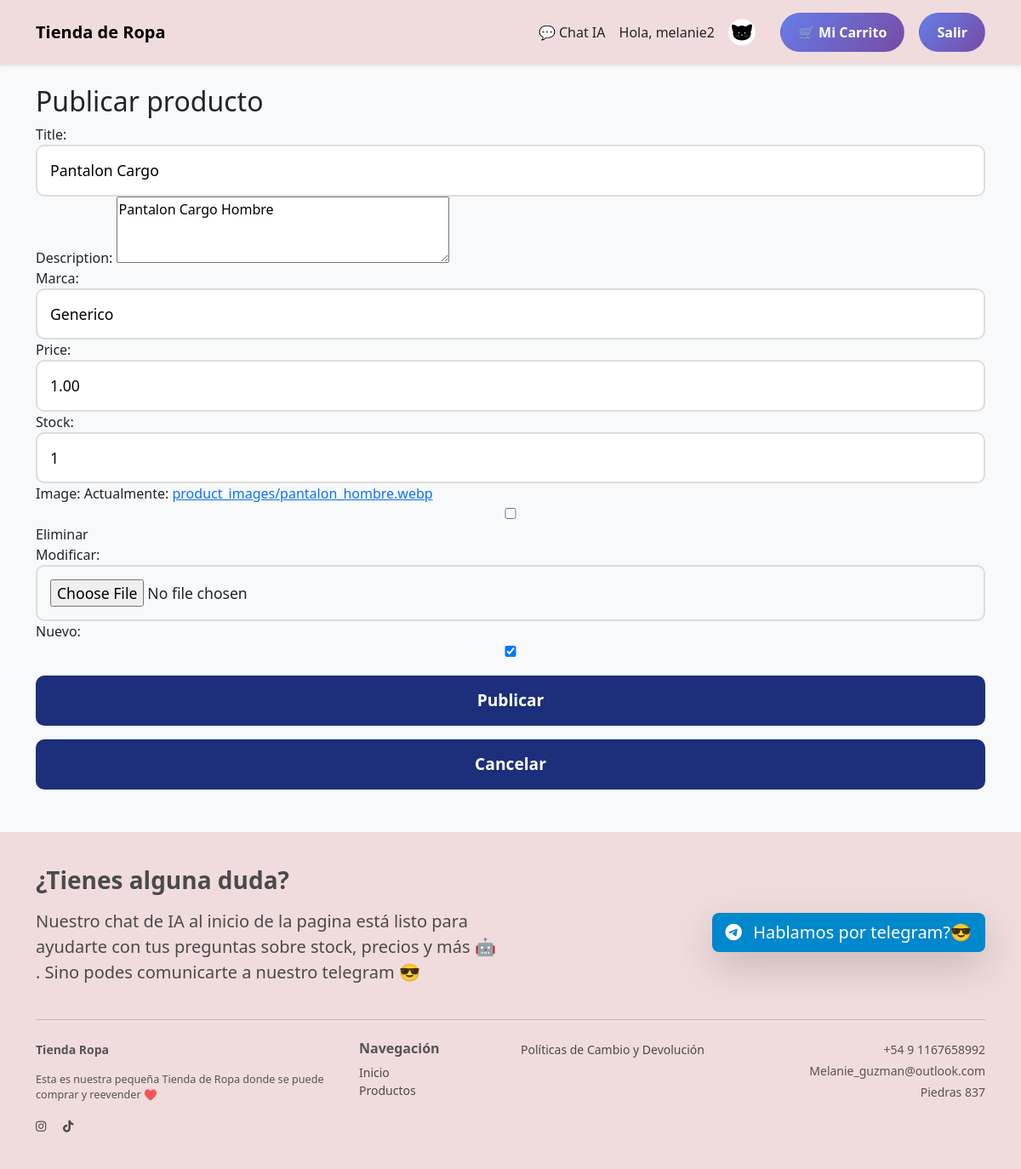
Page /productos/edit/8/ (signed in) on the committed database.
### perfil/models.py (models this page shows, shortened)
class Profile(models.Model):
    user = models.OneToOneField(User, on_delete=models.CASCADE)
    bio = models.TextField(blank=True)
    website = models.URLField(blank=True, null=True)
    avatar = models.ImageField(
        default='profile_pics/default.png', # Ruta a tu imagen por defecto
        upload_to='profile_pics',           # Cambiado a 'profile_pics' (más común)
        blank=True,
        null=True
    )
    display_name = models.CharField(max_length=50, blank=True, null=True)

### productos/models.py (models this page shows, shortened)
class Product(models.Model):
    seller = models.ForeignKey(settings.AUTH_USER_MODEL, on_delete=models.CASCADE, related_name="products")
    title = models.CharField(max_length=200)
    description = models.TextField(blank=True)
    nuevo = models.BooleanField(default=True)
    marca = models.CharField(max_length=100, blank=True, default="Generico")
    price = models.DecimalField(max_digits=12, decimal_places=2)
    created_at = models.DateTimeField(auto_now_add=True)
    active = models.BooleanField(default=True)
    stock = models.PositiveIntegerField(default=1)  # nuevo campo
    image = models.ImageField(upload_to="product_images/", blank=True, null=True)  # opcional
    updated_at = models.DateTimeField(auto_now=True)  # fecha de última modificación

### productos/views.py (the view)
# urls.py: path("edit/<int:pk>/", views.product_edit, name="product-edit"),
@login_required
def product_edit(request, pk):
    product = get_object_or_404(Product, pk=pk, seller=request.user)
    if request.method == "POST":
        form = ProductForm(request.POST, request.FILES, instance=product)
        if form.is_valid():
            form.save()
            return redirect("productos:product-list")
    else:
        form = ProductForm(instance=product)
    return render(request, "product_form.html", {"form": form})

### productos/forms.py
class ProductForm(forms.ModelForm):
    class Meta:
        model = Product
        fields = ["title", "description", "marca", "price","stock","image","nuevo"]
        widgets = {
            "description": forms.Textarea(attrs={"rows": 3}),
        }

### productos/templates/product_form.html (shortened to what this page needs)
{% extends "base.html" %}
{% block content %}
<div class="auth-container">
  <h2>Publicar producto</h2>
  <form method="post" enctype="multipart/form-data" class="form">
    {% for field in form %}
      <div class="form-group">
        {{ field.label_tag }}
        {{ field }}
      </div>
    {% endfor %}
    <button type="submit" class="btn btn-primary mt-3 me-2">Publicar</button><br>
    <a href="/" class="btn btn-primary mt-3">Cancelar</a>
  </form>
</div>
{% endblock %}

### templates/base.html (shortened to what this page needs)
{% load static %}
<!doctype html>
<html lang="es">
<head>
    <link href="https://cdn.jsdelivr.net/npm/bootstrap@5.3.8/dist/css/bootstrap.min.css" rel="stylesheet">
    <link rel="stylesheet" href="https://cdnjs.cloudflare.com/ajax/libs/font-awesome/6.5.0/css/all.min.css">
    <link rel="stylesheet" href="{% static 'core/style.css' %}">
</head>
<body class="bg-light">
  <nav id="main-navbar" class="navbar navbar-expand-lg navbar-light shadow-sm">
        <div class="container">
            <a class="navbar-brand fw-bold" href="{% url 'home' %}">Tienda de Ropa</a>
            <div class="collapse navbar-collapse justify-content-end" id="navbarNav">
                <ul class="navbar-nav align-items-center">
                    <li class="nav-item me-2">
                        <a href="{% url 'chat_ai:ai-chat' %}" class="nav-link text-dark">
                            💬 Chat IA
                        </a>
                    </li>
                    {% if user.is_authenticated %}
                        <li class="nav-item me-3 text-dark">
                            Hola,
                            {% if user.profile.display_name %}
                                {{ user.profile.display_name }}
                            {% else %}
                                {{ user.username }}
                            {% endif %}
                        </li>
                        <li class="nav-item me-3">
                            <a href="{% url 'perfil:profile-update' %}" class="nav-link p-0">
                                <img src="
                                    {% if user.profile.avatar and user.profile.avatar.name %}
                                        {{ user.profile.avatar.url }}
                                    {% else %}
                                        {% get_media_prefix %}profile_pics/default.png
                                    {% endif %}
                                    "
                                    alt="Avatar"
                                    class="rounded-circle border border-1 border-white"
                                    width="32" height="32"
                                    style="object-fit: cover;">
                            </a>
                        </li>
                        <li class="btn text-white">
                            <a href="{% url 'productos:view_cart' %}" class="btn btn-logout">🛒 Mi Carrito</a>
                        </li>
                        <li class="nav-item">
                            <a href="{% url 'account_logout' %}" class="btn btn-logout">Salir</a>
                        </li>
                    {% else %}
                        <li class="nav-item">
                            <a href="{% url 'account_login' %}" class="btn btn-logout">Entrar</a>
                        </li>
                    {% endif %}
                </ul>
            </div>
        </div>
    </nav>
    <main class="container my-4">
        {% block content %}{% endblock %}
    </main>
<footer class="footer-custom">
    <div class="container">
        <div class="row">
            <div class="col-md-6 text-center text-md-start mb-4 mb-md-0">
                <h3 class="fw-bold mb-3">¿Tienes alguna duda?</h3>
                <p class="lead">Nuestro chat de IA al inicio de la pagina está listo para ayudarte con tus preguntas sobre stock, precios y más 🤖 . Sino podes comunicarte a nuestro telegram 😎 </p>
            </div>
            <div class="col-md-6 d-flex align-items-center justify-content-center justify-content-md-end">
                <a href="https://t.me/TiendaRopaIA_bot" target="_blank" class="btn btn-lg btn-secondary text-white shadow-lg" style="background-color: #0088cc; border: none;">
                    <i class="fab fa-telegram-plane me-2"></i> Hablamos por telegram?😎
                </a>
            </div>
        </div>
        <hr class="my-4">
        <div class="row small text-muted">
            <div class="col-md-4 mb-4 mb-md-0">
                <p class="fw-bold">Tienda Ropa</p>
                <p style="font-size: 0.9em;">Esta es nuestra pequeña Tienda de Ropa donde se puede comprar y reevender ♥️</p>
                <div class="mt-3">
                    <a href="#"><i class="fab fa-instagram me-3 footer-link"></i></a>
                    <a href="#"><i class="fab fa-tiktok footer-link"></i></a>
                </div>
            </div>
            <div class="col-md-2">
                <h6 class="fw-bold">Navegación</h6>
                <ul class="list-unstyled">
                    <li><a href="{% url 'home' %}" class="footer-link">Inicio</a></li>
                    <li><a href="{% url 'productos:product-list' %}" class="footer-link">Productos</a></li>
                </ul>
            </div>
            <div class="col-md-3">
                <ul class="list-unstyled">
                   <li><a href="{% url 'perfil:politica-devolucion' %}" class="footer-link">Políticas de Cambio y Devolución</a></li>
                </ul>
            </div>
            <div class="col-md-3 text-md-end text-start mt-3 mt-md-0">
                <p class="mb-1">+54 9 1167658992</p>
                <p class="mb-1">Melanie_guzman@outlook.com</p>
                <p class="mb-1">Piedras 837</p>
            </div>
        </div>
    </div>
</footer>
</body>
</html>

### core/static/core/style.css (style rules this page uses)
.btn-logout { background: linear-gradient(135deg, #667eea 0%, #764ba2 100%); color: white; padding: 10px 20px; border-radius: 25px; text-decoration: none; font-weight: bold; transition: transform 0.2s ease; display: inline-block; }
.form-group input { width: 100%; padding: 15px; font-size: 1.1em; border: 2px solid #ddd; border-radius: 10px; transition: border 0.3s ease; }
.btn-primary { width: 100%; padding: 15px; font-size: 1.2em; font-weight: bold; background: #1d2f7a; color: white; border: none; border-radius: 10px; cursor: pointer; transition: transform 0.2s ease; }
main.container { display: block !important; }
.footer-custom { background-color: #F0DCDC; color: #4a4a4a; padding: 40px 0; margin-top: 50px; }
.footer-link { color: #4a4a4a; text-decoration: none; transition: color 0.2s; }
#main-navbar { background-color: #F0DCDC !important; }

### rows in the picture
Product: form "Pantalon Cargo" "Pantalon Cargo Hombre" "Generico" "1.00" "1" "☑"

### other values in the picture
{{ user.username }} "melanie2"
{{ field.label_tag }} "Title:" "Description:" "Marca:" "Price:" "Stock:" "Image:" "Nuevo:"
